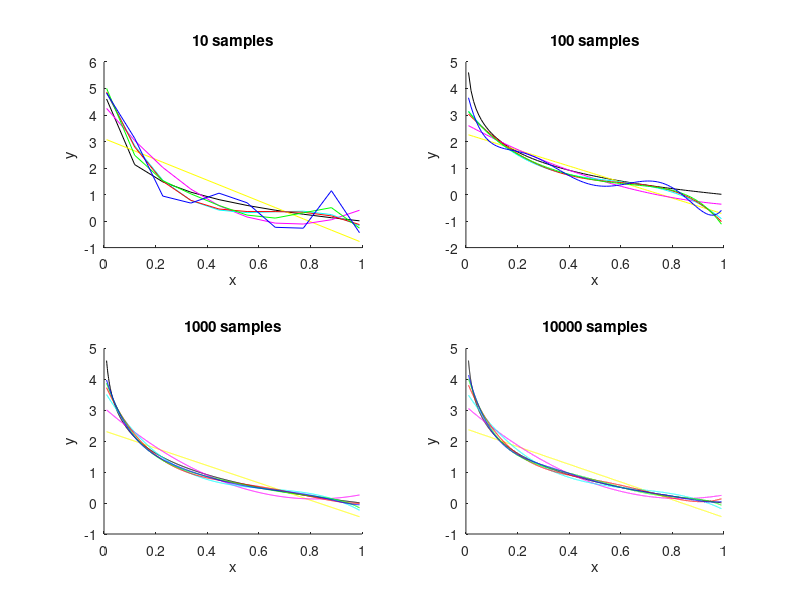

Source code (MATLAB):
% 1) choose a function: y = SOMEFUNC
% 
% 2) take n random x locations, calculate their corresponding y, store in 
%    y_act
% 
% 3) generate y_sim
% 
% 4) estimate with m-polynomial using [a_m, a_m-1 ... a0 ] = polyfit(x, y_sim, m),
%    t = 0:0.2:ceil(max(x)), y_fit = polyval(polyfit(x, y_sim, m), t)
close all
clear

%%%%%%%%%%%%%%%%%%%%%%%%%%%%%%%%%%%%%%%%%%%%
% Generate k points for an actual function %
%%%%%%%%%%%%%%%%%%%%%%%%%%%%%%%%%%%%%%%%%%%%
n = 1000;
sigma = 1;

samples = [10 100 1000 10000];

colors = ['y' 'm' 'c' 'r' 'g' 'b'];

figure

for k = 1:length(samples)

    x = linspace(0.01, 0.99, samples(k))';
    %x = linspace(0, 10, samples(k))';

    % Choose a function ln(1/x) (log in matlab returns ln)
    % Choose because of taylor series -> higher polynomial should do better
    y_act = log(x.^-1);

    % OR
    % Choose a polynomial function
    % Choose to see whether there is a stagnation in performance for higher
    % order polynomials. Remember to change the linspace for x, and the limit
    % on the x-axis on the plot
    %y_act = 3 + 2*x + 0.4*x.^2 - x.^3;

%%%%%%%%%%%%%%%%%%%%%%%%%%%%%%%%%%%%%%%%%
% Generate n datasets y_samp, sigma = 1 %
%%%%%%%%%%%%%%%%%%%%%%%%%%%%%%%%%%%%%%%%%

    y_samp = normrnd(repmat(y_act, 1, n), sigma);

%%%%%%%%%%%%%%%%%%%%%%%%%%%%%%%%%%%%%%%%%%%%%%%%%%%%%%%%%%
% Calculate variance etc, fit and plot with m-polynomial %
%%%%%%%%%%%%%%%%%%%%%%%%%%%%%%%%%%%%%%%%%%%%%%%%%%%%%%%%%%

    A{1} = [ ones(samples(k), 1), x ];
    A{2} = [ ones(samples(k), 1), x, x.^2 ];
    A{3} = [ ones(samples(k), 1), x, x.^2 x.^3 ];
    A{4} = [ ones(samples(k), 1), x, x.^2 x.^3 x.^4 ];
    A{5} = [ ones(samples(k), 1), x, x.^2 x.^3 x.^4 x.^5 ];
    A{6} = [ ones(samples(k), 1), x, x.^2 x.^3 x.^4 x.^5 x.^6];
    
    subplot(2,2,k);
    xlim([0 1]);
    hold on;

    plot(x, y_act, 'k');
    for i = 1:length(A)
        
        % matlab returns a least squares solution here, since the matrix dimensions
        % will not match
        beta = A{i}\y_samp;
        y_hat = A{i} * beta;

        % bias and variance taken from page 50 of the book. Because we have
        % n datasets instead of one, I added an extra 'mean' around the 
        % definition: E_total = mean(E_T_i) forall i = 1:n
        bias_squared(i, k) = mean((y_act - mean(y_hat,2)).^2);
        variance(i, k) = mean(mean((y_hat - repmat(mean(y_hat, 2),1, n)).^2));
        
        % calculate the Mean Squared Error twice, once by adding bias and 
        % variance, and once by its definition, as a sanity check. Obviously,
        % the two should be equal
        mse(i, k) = bias_squared(i, k) + variance(i, k);
        mse2(i,k) = mean(mean((repmat(y_act, 1, n) - y_hat).^2));

        % plot one / the mean (comment out!) y_hat
        plot(x, y_hat(:,1), colors(i));
        title([num2str(samples(k)) ' samples']);
        xlabel('x');
        ylabel('y');
    end
end

bias_squared
variance
mse
mse2
